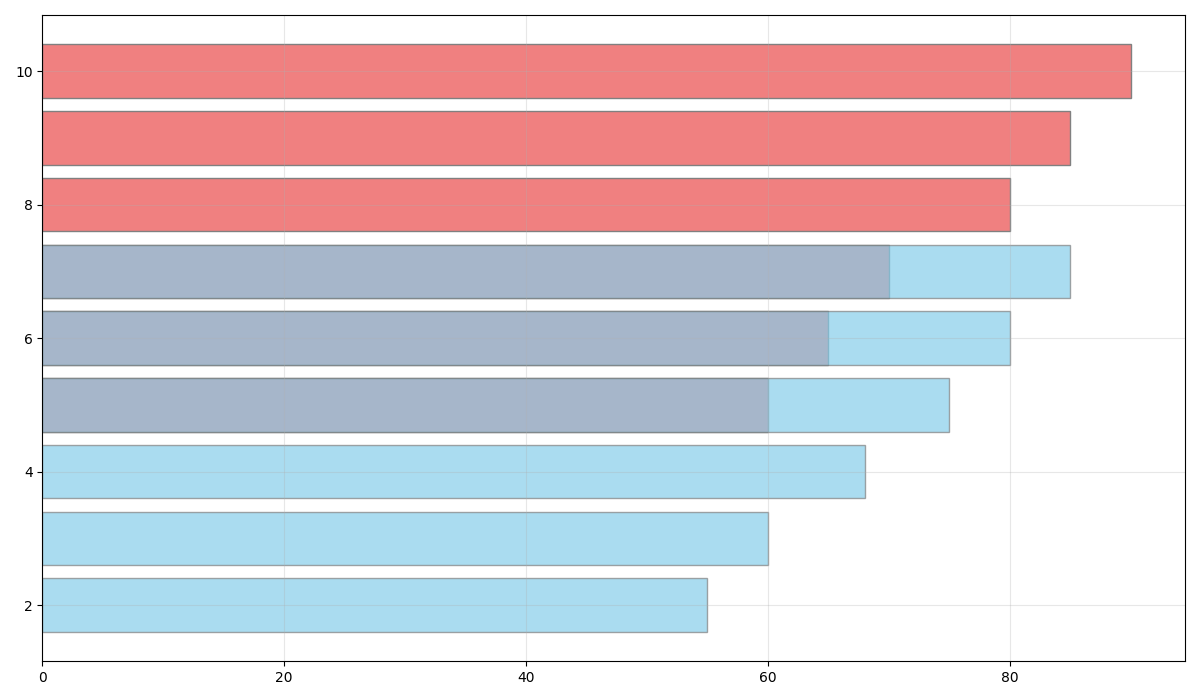

This figure's Python source:
import matplotlib.pyplot as plt
import numpy as np

# Data
sleep_hours = np.array([5, 6, 7, 8, 9, 10])
productivity_scores = np.array([60, 65, 70, 80, 85, 90])
leisure_hours = np.array([2, 3, 4, 5, 6, 7])
leisure_productivity_scores = np.array([55, 60, 68, 75, 80, 85])

# Create horizontal bar chart
plt.figure(figsize=(12, 7))
plt.barh(sleep_hours, productivity_scores, color='lightcoral', edgecolor='gray')
plt.barh(leisure_hours, leisure_productivity_scores, color='skyblue', edgecolor='gray', alpha=0.7)

# Customize axes without labels and title
plt.grid(visible=True, linestyle='-', alpha=0.3)

# Adjust layout
plt.tight_layout()

# Show plot
plt.show()
